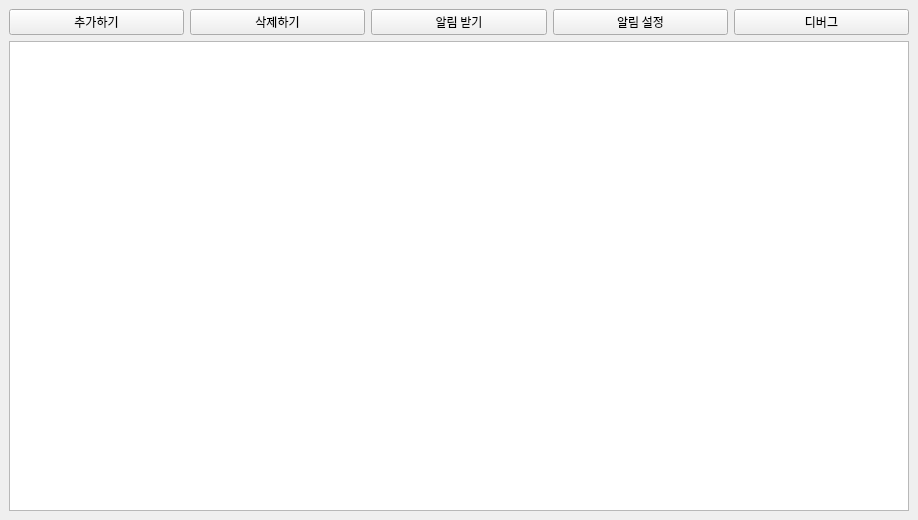
<?xml version="1.0" encoding="UTF-8"?>
<ui version="4.0">
 <class>MainWIndow</class>
 <widget class="QMainWindow" name="MainWIndow">
  <property name="geometry">
   <rect>
    <x>0</x>
    <y>0</y>
    <width>918</width>
    <height>520</height>
   </rect>
  </property>
  <property name="windowTitle">
   <string>Naver Soldout Check</string>
  </property>
  <widget class="QWidget" name="centralwidget">
   <layout class="QGridLayout" name="gridLayout">
    <item row="0" column="3">
     <widget class="QPushButton" name="btn_alarm_setting">
      <property name="font">
       <font>
        <family>맑은 고딕</family>
        <pointsize>9</pointsize>
       </font>
      </property>
      <property name="text">
       <string>알림 설정</string>
      </property>
     </widget>
    </item>
    <item row="0" column="0">
     <widget class="QPushButton" name="btn_insert">
      <property name="font">
       <font>
        <family>맑은 고딕</family>
        <pointsize>9</pointsize>
       </font>
      </property>
      <property name="text">
       <string>추가하기</string>
      </property>
     </widget>
    </item>
    <item row="0" column="2">
     <widget class="QPushButton" name="btn_get_alarm">
      <property name="font">
       <font>
        <family>맑은 고딕</family>
        <pointsize>9</pointsize>
       </font>
      </property>
      <property name="text">
       <string>알림 받기</string>
      </property>
     </widget>
    </item>
    <item row="0" column="1">
     <widget class="QPushButton" name="btn_remove">
      <property name="font">
       <font>
        <family>맑은 고딕</family>
        <pointsize>9</pointsize>
       </font>
      </property>
      <property name="text">
       <string>삭제하기</string>
      </property>
     </widget>
    </item>
    <item row="0" column="4">
     <widget class="QPushButton" name="btn_debug">
      <property name="font">
       <font>
        <family>맑은 고딕</family>
        <pointsize>9</pointsize>
       </font>
      </property>
      <property name="text">
       <string>디버그</string>
      </property>
     </widget>
    </item>
    <item row="1" column="0" colspan="5">
     <widget class="QTableWidget" name="table_product">
      <property name="enabled">
       <bool>true</bool>
      </property>
      <property name="sizePolicy">
       <sizepolicy hsizetype="Expanding" vsizetype="Expanding">
        <horstretch>0</horstretch>
        <verstretch>0</verstretch>
       </sizepolicy>
      </property>
      <attribute name="horizontalHeaderCascadingSectionResizes">
       <bool>false</bool>
      </attribute>
      <attribute name="horizontalHeaderDefaultSectionSize">
       <number>125</number>
      </attribute>
      <attribute name="horizontalHeaderStretchLastSection">
       <bool>true</bool>
      </attribute>
      <attribute name="verticalHeaderCascadingSectionResizes">
       <bool>false</bool>
      </attribute>
      <attribute name="verticalHeaderStretchLastSection">
       <bool>false</bool>
      </attribute>
     </widget>
    </item>
   </layout>
  </widget>
 </widget>
 <resources/>
 <connections/>
</ui>
